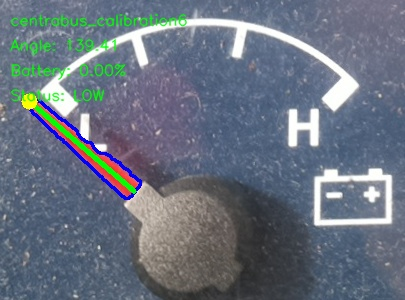
#> input picture sources/camera/09_battery_validation/centrabus_calibration6_battery.jpg, 405 x 300 px, given in place of dashboard_20260904_144540.jpg, which was not available
$ python diagnostic_runner.py   (older library calls are emulated)
#> lines starting #> are read from the running program, lines starting #| are printed output that depends on the picture; pictures that were not available may be replaced by others from this repository, and a replacement may not be noted
#> in main, ref is the input picture: shape (300, 405, 3); mean B, G, R 127.1, 114.1, 104.4
### sources/camera/centrabus_dashboard_reader.py
#!/usr/bin/env python3

from pathlib import Path
import argparse
import ast
import math

import cv2
import numpy as np

from gauge_readers import (
    read_battery,
    read_coolant,
    read_front,
    read_fuel,
    read_oil,
    read_rear,
)


# ============================================================
# CENTRABUS PRODUCTION SINGLE-IMAGE DASHBOARD READER
#
# Input:
#     One complete dashboard JPG
#
# Output:
#     Six gauge readings
#     One annotated dashboard JPG
#
# Uses:
#     - calibration0 as registration reference
#     - automatic ORB dashboard alignment
#     - automatic six-gauge ROI placement
#     - original image pixels only
#     - dynamic FRONT / REAR physical hub coordinates
#     - validated strict FRONT / REAR pressure detector
#
# IMPORTANT:
#     No gauge image is warped.
# ============================================================


ROOT = Path(__file__).resolve().parent


REFERENCE_CALIBRATION = (
    ROOT
    /
    "centrabus_calibration0"
)

REFERENCE_IMAGE = (
    REFERENCE_CALIBRATION
    / "01_reference"
    / "dashboard_20260904_144540.jpg"
)


REFERENCE_SCRIPT = (
    REFERENCE_CALIBRATION
    /
    "scripts"
    /
    "gauge_crop_test.py"
)


OUTPUT_DIR = (
    ROOT
    /
    "production_output"
)


OUTPUT_DIR.mkdir(
    parents=True,
    exist_ok=True
)


# ============================================================
# CALIBRATION0 REFERENCE ROIS
#
# x, y, width, height
# ============================================================

REFERENCE_ROIS = {

    "fuel": (
        450,
        45,
        405,
        300
    ),

    "coolant": (
        860,
        45,
        405,
        300
    ),

    "front": (
        450,
        375,
        405,
        300
    ),

    "rear": (
        875,
        375,
        405,
        300
    ),

    "battery": (
        440,
        720,
        405,
        300
    ),

    "oil": (
        885,
        715,
        405,
        300
    ),
}


GAUGES = (
    "fuel",
    "coolant",
    "front",
    "rear",
    "battery",
    "oil",
)


# ============================================================
# VALIDATED PHYSICAL PRESSURE-GAUGE HUB CENTERS
#
# Calibration0 crop-local coordinates.
#
# These are NOT the historical FRONT / REAR search pivots.
# ============================================================

REFERENCE_PRESSURE_HUBS = {

    "front": (
        184.0,
        195.0
    ),

    "rear": (
        207.0,
        192.0
    ),
}

# Approximate hub centers in the calibration0 crops. These are
# used to reject stray red shapes in the three simple gauges.
REFERENCE_SIMPLE_HUBS = {
    "fuel": (193.0, 190.0),
    "coolant": (205.0, 190.0),
    "battery": (195.0, 215.0),
    "oil": (205.0, 215.0),
}


# ============================================================
# AUTOMATIC DASHBOARD REGISTRATION
#
# Same settings used by validated 30-image pipeline.
# ============================================================

ORB_FEATURES = 3000
RATIO_TEST = 0.75
MIN_GOOD_MATCHES = 12
RANSAC_THRESHOLD = 4.0

MASK_X_MIN = 0.15
MASK_X_MAX = 0.82


READERS = {

    "fuel":
        read_fuel,

    "coolant":
        read_coolant,

    "front":
        read_front,

    "rear":
        read_rear,

    "battery":
        read_battery,

    "oil":
        read_oil,
}


# ============================================================
# READ input_image FROM CALIBRATION SCRIPT
# ============================================================

# [40 lines left out: function get_input_image_path, not called in this run]


# ============================================================
# ORB PREPARATION
# ============================================================

def prepare_gray(image):

    gray = cv2.cvtColor(
        image,
        cv2.COLOR_BGR2GRAY
    )
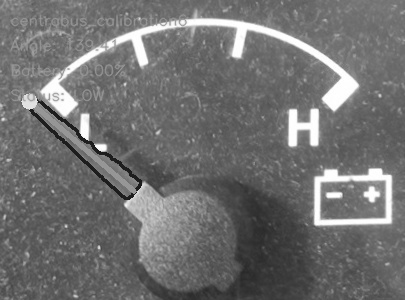
#> gray: shape (300, 405); min 25, max 255, mean 112.7

    clahe = cv2.createCLAHE(
        clipLimit=2.0,
        tileGridSize=(8, 8)
    )

    return clahe.apply(
        gray
    )
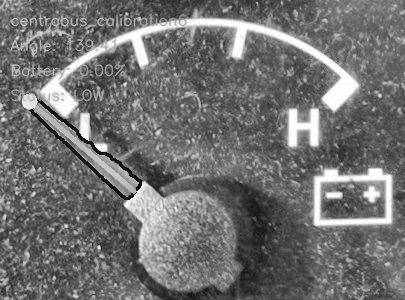
#> returned value: shape (300, 405); min 11, max 255, mean 113


def create_feature_mask(image):

    height, width = (
        image.shape[:2]
    )

    mask = np.zeros(
        (
            height,
            width
        ),
        dtype=np.uint8
    )

    x1 = int(
        width
        *
        MASK_X_MIN
    )

    x2 = int(
        width
        *
        MASK_X_MAX
    )

    mask[
        :,
        x1:x2
    ] = 255

    return mask


# ============================================================
# FORMAT GAUGE RESULT
# ============================================================

# [1088 lines left out: functions format_result, read_dashboard, main, not called in this run]


# [3 lines that do not run on import are left out]

### sources/camera/gauge_readers.py
#!/usr/bin/env python3

import cv2
import numpy as np
import math


# ============================================================
# COMMON LINEAR GAUGE CALIBRATION
# BATTERY / COOLANT / FUEL / OIL
# ============================================================

ANGLE_LOW = 135.0
ANGLE_HIGH = 40.0


# ============================================================
# PRESSURE GAUGE CALIBRATION
# FRONT / REAR
# ============================================================

PRESSURE_CALIBRATION = [
    (137.3, 0.0),
    (110.0, 5.0),
    (75.0, 10.0),
    (43.8, 15.0),
]


# ============================================================
# CALIBRATION0 REFERENCE GEOMETRY
#
# These are reference values for testing.
# Final live-camera geometry will be calibrated after
# the camera is permanently mounted.
# ============================================================

FRONT_CONFIG = {
    "pivot_x": 190,
    "pivot_y": 225,
    "min_radius": 10,
    "max_radius": 165,
    "corridor_width": 18,
    "min_component_area": 50,
}

REAR_CONFIG = {
    "pivot_x": 190,
    "pivot_y": 225,
    "min_radius": 10,
    "max_radius": 160,
    "corridor_width": 18,
    "min_component_area": 50,
}

OIL_PIVOT = (205, 215)
OIL_RADIUS_MIN = 10
OIL_RADIUS_MAX = 180


# ============================================================
# BASIC CHECK
# ============================================================

# [42 lines left out: functions _check_image, _angle_to_percent, not called in this run]


# ============================================================
# SIMPLE RED MASK
#
# BATTERY / COOLANT / FUEL / OIL
# ============================================================

def _create_simple_red_mask(image):

    hsv = cv2.cvtColor(
        image,
        cv2.COLOR_BGR2HSV
    )

    lower1 = np.array(
        [0, 90, 80],
        dtype=np.uint8
    )

    upper1 = np.array(
        [12, 255, 255],
        dtype=np.uint8
    )

    lower2 = np.array(
        [165, 90, 80],
        dtype=np.uint8
    )

    upper2 = np.array(
        [179, 255, 255],
        dtype=np.uint8
    )

    mask1 = cv2.inRange(
        hsv,
        lower1,
        upper1
    )

    mask2 = cv2.inRange(
        hsv,
        lower2,
        upper2
    )

    mask = cv2.bitwise_or(
        mask1,
        mask2
    )

    kernel = np.ones(
        (3, 3),
        np.uint8
    )

    mask = cv2.morphologyEx(
        mask,
        cv2.MORPH_OPEN,
        kernel
    )

    mask = cv2.morphologyEx(
        mask,
        cv2.MORPH_CLOSE,
        kernel
    )

    return mask


def _create_simple_red_mask_relaxed(image):
    """Keep pale red needles photographed from a laptop display."""
    hsv = cv2.cvtColor(image, cv2.COLOR_BGR2HSV)
    low = cv2.inRange(hsv, np.array([0, 45, 70]), np.array([18, 255, 255]))
    high = cv2.inRange(hsv, np.array([160, 45, 70]), np.array([179, 255, 255]))
    mask = cv2.bitwise_or(low, high)
    return cv2.morphologyEx(
        mask, cv2.MORPH_CLOSE, np.ones((3, 3), dtype=np.uint8)
    )


# ============================================================
# SELECT LONG RED COMPONENT
#
# Used by BATTERY / COOLANT / FUEL / OIL
# ============================================================

# [1888 lines left out: functions _select_elongated_component, _fit_simple_needle, _read_simple_linear_gauge, read_battery, read_coolant, read_fuel and 8 more, not called in this run]

### sources/camera/live_robustness_dev_20261014/diagnostic_runner.py
"""Read-only diagnostics for the frozen V2 live runtime and ten development frames.

This repeats registration/ROI placement verbatim and invokes the runtime's
original gauge readers. It does not alter detector thresholds or source files.
"""

from __future__ import annotations

import contextlib
import csv
import io
import math
import sys
from pathlib import Path

import cv2
import numpy as np

HERE = Path(__file__).resolve().parent
RUNTIME = HERE.parent / "v2_live_test_runtime"
CAPTURES = Path("/home/centrabus/centrabus_camera/captures")
sys.path.insert(0, str(RUNTIME))
import centrabus_dashboard_reader as d  # noqa: E402
import gauge_readers as g  # noqa: E402

TAGS = """104804_403366 104815_200291 104825_912288 104836_756202
104847_627779 104918_966489 104929_972590 104940_819909
104951_832177 105002_604171""".split()
ART = HERE / "artifacts"
ART.mkdir(exist_ok=True)


def register(image, ref_gray, ref_kp, ref_des, orb, matcher):
    gray = d.prepare_gray(image)
    kp, des = orb.detectAndCompute(gray, d.create_feature_mask(image))
    out = {"orb_current_keypoints": len(kp), "orb_reference_keypoints": len(ref_kp)}
    if des is None:
        out.update(orb_matches=0, orb_inliers="", inlier_ratio="", scale="",
                   rotation_deg="", registration_quality="failed")
        return out, None
    matches = matcher.knnMatch(des, ref_des, k=2)
    good = [a for pair in matches if len(pair) == 2 for a, b in [pair]
            if a.distance < d.RATIO_TEST * b.distance]
    out["orb_matches"] = len(good)
    if len(good) < d.MIN_GOOD_MATCHES:
        out.update(orb_inliers="", inlier_ratio="", scale="",
                   rotation_deg="", registration_quality="failed")
        return out, None
    src = np.float32([kp[m.queryIdx].pt for m in good]).reshape(-1, 1, 2)
    dst = np.float32([ref_kp[m.trainIdx].pt for m in good]).reshape(-1, 1, 2)
    matrix, inlier_mask = cv2.estimateAffinePartial2D(
        src, dst, method=cv2.RANSAC, ransacReprojThreshold=d.RANSAC_THRESHOLD)
    if matrix is None:
        out.update(orb_inliers=0, inlier_ratio=0, scale="",
                   rotation_deg="", registration_quality="failed")
        return out, None
    inliers = int(np.count_nonzero(inlier_mask)) if inlier_mask is not None else 0
    ratio = inliers / max(1, len(good))
    mscale = math.hypot(float(matrix[0, 0]), float(matrix[0, 1]))
    scale = 1 / mscale if mscale > 0 else 0
    quality = "failed" if inliers < 8 or ratio < 0.10 else (
        "review" if inliers < 20 or ratio < 0.25 else "good")
    out.update(orb_inliers=inliers, inlier_ratio=ratio, scale=scale,
               rotation_deg=math.degrees(math.atan2(float(matrix[1, 0]),
                                                    float(matrix[0, 0]))),
               registration_quality=quality)
    return out, cv2.invertAffineTransform(matrix) if quality != "failed" else None


def crop_geometry(image, inv, scale, gauge):
    rx, ry, rw, rh = d.REFERENCE_ROIS[gauge]
    height, width = image.shape[:2]
    cw, ch = max(1, round(rw * scale)), max(1, round(rh * scale))
    center = np.float32([[[rx + rw / 2, ry + rh / 2]]])
    cx, cy = cv2.transform(center, inv)[0, 0]
    x1 = max(0, min(width - cw, round(float(cx) - cw / 2)))
    y1 = max(0, min(height - ch, round(float(cy) - ch / 2)))
    ref_hub = (d.REFERENCE_PRESSURE_HUBS if gauge in ("front", "rear")
               else d.REFERENCE_SIMPLE_HUBS)[gauge]
    hub = cv2.transform(np.float32([[[rx + ref_hub[0], ry + ref_hub[1]]]]),
                        inv)[0, 0]
    local_hub = (float(hub[0]) - x1, float(hub[1]) - y1)
    return image[y1:y1 + ch, x1:x1 + cw], (x1, y1, x1 + cw, y1 + ch), local_hub


def component_table(mask):
    count, labels, stats, _ = cv2.connectedComponentsWithStats(mask)
    return [(int(stats[i, cv2.CC_STAT_AREA]), i,
             int(stats[i, cv2.CC_STAT_WIDTH]), int(stats[i, cv2.CC_STAT_HEIGHT]))
            for i in range(1, count)]


def add_mask_stats(row, crop, gauge, hub, scale, save_prefix):
    if gauge in ("front", "rear"):
        strict = g._create_pressure_red_mask(crop)
        relaxed = g._create_pressure_red_mask_relaxed(crop)
        yy, xx = np.indices(strict.shape)
        radius = np.hypot(xx - hub[0], yy - hub[1])
        band = (radius >= 35 * scale) & (radius <= 120 * scale)
        row["strict_red_pixels"] = int(np.count_nonzero(strict))
        row["strict_inner_red_pixels"] = int(np.count_nonzero((strict > 0) & band))
        sy, sx = np.nonzero((strict > 0) & band)
        if len(sx) >= 2:
            vx, vy, x0, y0 = cv2.fitLine(
                np.column_stack((sx, sy)).astype(np.float32),
                cv2.DIST_HUBER, 0, 0.01, 0.01).flatten()
            projection = (sx - x0) * vx + (sy - y0) * vy
            row["strict_inner_span_px"] = float(
                np.percentile(projection, 95) - np.percentile(projection, 5))
        row["relaxed_red_pixels"] = int(np.count_nonzero(relaxed))
        row["relaxed_inner_red_pixels"] = int(np.count_nonzero((relaxed > 0) & band))
        cand = g._find_relaxed_pressure_component(relaxed, *hub, scale)
        if cand is not None:
            row["relaxed_component_pixels"] = len(cand[0])
            row["relaxed_component_angle_deg"] = float(cand[2])
            row["relaxed_component_span_px"] = float(cand[3])
        if save_prefix:
            cv2.imwrite(str(ART / f"{save_prefix}_strict_mask.png"), strict)
            cv2.imwrite(str(ART / f"{save_prefix}_relaxed_mask.png"), relaxed)
            cv2.imwrite(str(ART / f"{save_prefix}_strict_inner.png"),
                        np.uint8((strict > 0) & band) * 255)
            if cand is not None:
                cmask = np.zeros_like(relaxed)
                cmask[cand[1], cand[0]] = 255
                cv2.imwrite(str(ART / f"{save_prefix}_relaxed_component.png"), cmask)
    else:
        strict = g._create_simple_red_mask(crop)
        relaxed = g._create_simple_red_mask_relaxed(crop)
        row["strict_red_pixels"] = int(np.count_nonzero(strict))
        row["relaxed_red_pixels"] = int(np.count_nonzero(relaxed))
        min_area = max(25, round(300 * scale * scale))
        comps = sorted(component_table(strict), reverse=True)
        row["strict_component_count"] = len(comps)
        row["largest_component_area_px"] = comps[0][0] if comps else 0
        row["component_min_area_px"] = min_area if gauge != "oil" else 50
        if gauge == "battery":
            relaxed_comps = sorted(component_table(relaxed), reverse=True)
            if relaxed_comps:
                _, labels, stats, _ = cv2.connectedComponentsWithStats(relaxed)
                component_id = relaxed_comps[0][1]
                component = np.uint8(labels == component_id) * 255
                fit = g._fit_simple_needle(component)
                row["relaxed_component_pixels"] = relaxed_comps[0][0]
                row["relaxed_component_span_px"] = math.dist(
                    fit["base"], fit["tip"])
                row["relaxed_component_angle_deg"] = fit["angle"]
                row["relaxed_component_hub_error_px"] = abs(
                    (hub[0] - fit["x0"]) * (-fit["vy"])
                    + (hub[1] - fit["y0"]) * fit["vx"])
                if save_prefix:
                    cv2.imwrite(str(ART / f"{save_prefix}_relaxed_component.png"), component)
        if gauge in ("battery", "coolant", "fuel"):
            try:
                selected = g._select_elongated_component(
                    strict, min_area, hub=hub if gauge == "coolant" else None,
                    scale=scale)
                fit = g._fit_simple_needle(selected)
                row["strict_selected_pixels"] = int(np.count_nonzero(selected))
                row["strict_selected_span_px"] = math.dist(fit["base"], fit["tip"])
                row["strict_selected_angle_deg"] = fit["angle"]
                if save_prefix:
                    cv2.imwrite(str(ART / f"{save_prefix}_strict_selected.png"), selected)
            except RuntimeError:
                pass
        if save_prefix:
            cv2.imwrite(str(ART / f"{save_prefix}_strict_mask.png"), strict)
            cv2.imwrite(str(ART / f"{save_prefix}_relaxed_mask.png"), relaxed)


# [31 lines left out: function read_one, not called in this run]


def main():
    ref = cv2.imread(str(d.REFERENCE_IMAGE))
    ref_gray = d.prepare_gray(ref)
    orb = cv2.ORB_create(nfeatures=d.ORB_FEATURES)
    ref_kp, ref_des = orb.detectAndCompute(ref_gray, d.create_feature_mask(ref))
#> ref_kp = 2497 keypoints; strongest (x, y, size): (144, 182, 31), (140, 181, 37.2), (140, 185, 37.2), (136, 188, 31)
    matcher = cv2.BFMatcher(cv2.NORM_HAMMING, crossCheck=False)
    rows = []
    for tag in TAGS:
        path = CAPTURES / f"dashboard_20261014_{tag}.jpg"
        image = cv2.imread(str(path))
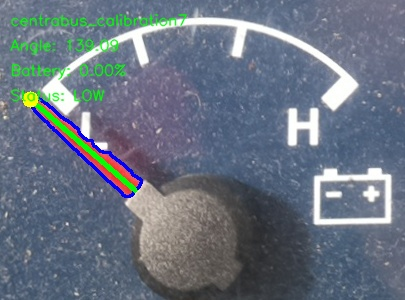
#> input picture sources/camera/09_battery_validation/centrabus_calibration7_battery.jpg, 405 x 300 px, given in place of dashboard_20261014_104804_403366.jpg, which was not available
#> image is the input picture: shape (300, 405, 3); mean B, G, R 128.8, 115.1, 105
        reg, inv = register(image, ref_gray, ref_kp, ref_des, orb, matcher)
#> in prepare_gray (call 2), `gray = cv2.cvtColor( image, cv2.COLOR_BGR2GRAY )`:
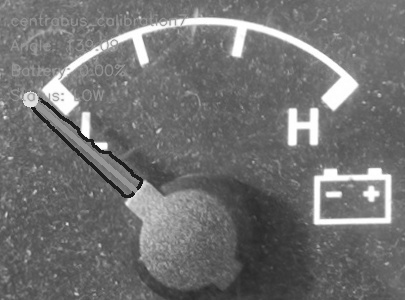
#> gray: shape (300, 405); min 22, max 255, mean 113.7
#> in prepare_gray (call 2), `return clahe.apply( gray )`:
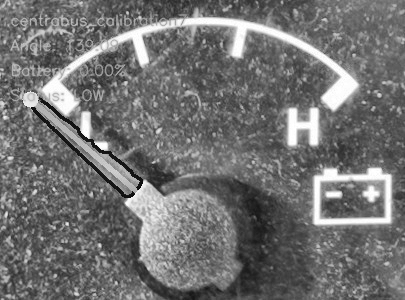
#> returned value: shape (300, 405); min 10, max 255, mean 113.6
#> in register, `kp, des = orb.detectAndCompute(gray, d.create_feature_mask(image))`: kp = 2525 keypoints; strongest (x, y, size): (133, 195, 31), (139, 188, 31), (132, 193, 37.2), (139, 181, 31)
#> in register, `out = {"orb_current_keypoints": len(kp), "orb_reference_keypoints": le..`: out = {'orb_current_keypoints': 2525, 'orb_reference_keypoints': 2497}
#> (the rest of the program and of its run is left out)
